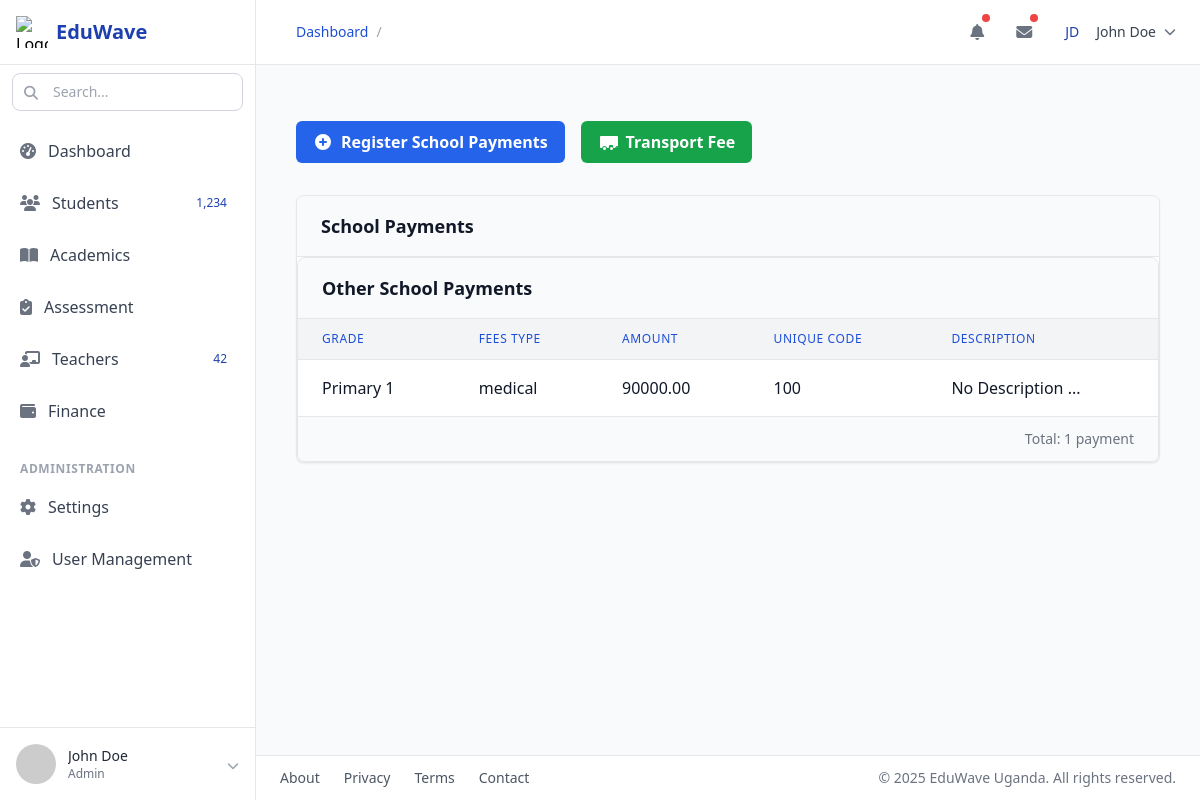
Page /finance/otherpayment/ on the committed database.
### finance/models.py (models this page shows, shortened)
class OtherSchoolPayments(models.Model):
    FEES_TYPE = (
        ("development", "development"),
        ("sports", "sports"),
        ("tuition", "tuition"),
        ("library", "library"),
        ("laboratory", "laboratory"),
        ("uniform", "uniform"),
        ("transport", "transport"),
        ("hostel", "hostel"),
        ("examination", "examination"),
        ("medical", "medical"),
        ("maintenance", "maintenance"),
        ("technology", "technology"),
        ("admission", "admission"),
        ("field_trip", "field_trip"),
        ("extra_classes", "extra_classes"),
    )
    grade = models.ForeignKey(Grade, on_delete=models.CASCADE)
    fees_type = models.CharField(choices=FEES_TYPE, max_length=150, unique=True)
    amount = models.IntegerField()
    description = models.TextField(default="No Description ...")
    created_by = models.ForeignKey(CustomUser, on_delete=models.DO_NOTHING)
    unique_code = models.CharField(blank=True, null=True, unique=True, max_length=150)
    created = models.DateField(auto_now_add=True)
    updated = models.DateField(auto_now=True)

### academic/models.py (models this page shows)
class Grade(models.Model):
    grade_name = models.CharField(max_length=50)
    class_teacher = models.ForeignKey(
        Teacher, on_delete=models.SET_NULL, null=True, related_name="grades")
    created = models.DateField(auto_now_add=True)
    updated = models.DateField(auto_now=True)
    class Meta:
        db_table = "class"
        db_table_comment = "This includes Students address data"
        ordering = ["grade_name"]
    def __str__(self):
        return self.grade_name

### finance/views.py (the view)
# urls.py: path('otherpayment/', OtherSchoolPayment, name='otherpayments'),
def OtherSchoolPayment(request):
    payments = OtherSchoolPayments.objects.all()
    return render(request, 'otherschoolpayments.html', {'payments': payments})

### finance/templates/otherschoolpayments.html (shortened to what this page needs)
{% extends 'base.html' %}
{% block content %}
<div class="container mx-auto px-4 py-8">
    <div class="flex flex-wrap gap-4 mb-8">
        <a href="/finance/register/otherschool/payments/" class="inline-flex items-center px-4 py-2 bg-blue-600 border border-transparent rounded-md font-semibold text-white hover:bg-blue-700 focus:outline-none focus:ring-2 focus:ring-offset-2 focus:ring-blue-500 transition-colors">
            <svg xmlns="http://www.w3.org/2000/svg" class="h-5 w-5 mr-2" viewBox="0 0 20 20" fill="currentColor">
                <path fill-rule="evenodd" d="M10 18a8 8 0 100-16 8 8 0 000 16zm1-11a1 1 0 10-2 0v2H7a1 1 0 100 2h2v2a1 1 0 102 0v-2h2a1 1 0 100-2h-2V7z" clip-rule="evenodd" />
            </svg>
            Register School Payments
        </a>
        <a href="/finance/register/transport/" class="inline-flex items-center px-4 py-2 bg-green-600 border border-transparent rounded-md font-semibold text-white hover:bg-green-700 focus:outline-none focus:ring-2 focus:ring-offset-2 focus:ring-green-500 transition-colors">
            Transport Fee
        </a>
    </div>
    <div class="bg-white shadow-sm rounded-lg border border-gray-200 overflow-hidden">
        <div class="px-6 py-4 border-b border-gray-200 bg-gray-50">
            <h2 class="text-lg font-semibold text-gray-900">School Payments</h2>
        </div>
        {% include 'features/schoolpaymentlist.html' %}
    </div>
</div>
{% endblock content %}

### finance/templates/features/schoolpaymentlist.html (shortened to what this page needs)
<div class="bg-white rounded-lg shadow-sm border border-gray-200 overflow-hidden">
    <div class="px-6 py-4 border-b border-gray-200 bg-gray-50">
        <h3 class="text-lg font-semibold text-gray-900">Other School Payments</h3>
    </div>
    <div class="overflow-x-auto">
        {% if payments %}
        <table class="min-w-full divide-y divide-gray-200">
            <thead class="bg-gray-100">
                <tr>
                    <th scope="col" class="px-6 py-3 text-left text-xs font-medium text-blue-700 uppercase tracking-wider">Grade</th>
                    <th scope="col" class="px-6 py-3 text-left text-xs font-medium text-blue-700 uppercase tracking-wider">Fees Type</th>
                    <th scope="col" class="px-6 py-3 text-left text-xs font-medium text-blue-700 uppercase tracking-wider">Amount</th>
                    <th scope="col" class="px-6 py-3 text-left text-xs font-medium text-blue-700 uppercase tracking-wider">Unique Code</th>
                    <th scope="col" class="px-6 py-3 text-left text-xs font-medium text-blue-700 uppercase tracking-wider">Description</th>
                </tr>
            </thead>
            <tbody class="bg-white divide-y divide-gray-200">
                {% for payment in payments %}
                <tr class="hover:bg-gray-50 transition-colors">
                    <td class="px-6 py-4 whitespace-nowrap">
                        <span class="font-medium text-gray-900">{{ payment.grade|default:"-" }}</span>
                    </td>
                    <td class="px-6 py-4 whitespace-nowrap text-gray-900">
                        {{ payment.fees_type|default:"-" }}
                    </td>
                    <td class="px-6 py-4 whitespace-nowrap text-gray-900">
                        {% if payment.amount %}
                        {{ payment.amount|floatformat:2 }}
                        {% else %}
                        -
                        {% endif %}
                    </td>
                    <td class="px-6 py-4 whitespace-nowrap text-gray-900">
                        {{ payment.unique_code|default:"-" }}
                    </td>
                    <td class="px-6 py-4 text-gray-900">
                        {{ payment.description|default:"-"|truncatechars:50 }}
                    </td>
                </tr>
                {% endfor %}
            </tbody>
        </table>
        {% endif %}
    </div>
    {% if payments %}
    <div class="px-6 py-3 border-t border-gray-200 bg-gray-50 text-right text-sm text-gray-500">
        Total: {{ payments|length }} payment{{ payments|length|pluralize }}
    </div>
    {% endif %}
</div>

### rows in the picture
OtherSchoolPayments: grade "Primary 1", fees_type "medical", amount "90000.00", unique_code "100", description "No Description ..."

### other values in the picture
{{ payments|length }} "1"
